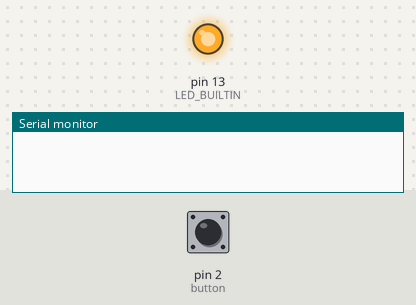
Recording of a program running on a simulated Arduino Uno, built with avr-gcc and run on an emulated ATmega328P. Parts: output pins drawn as LEDs (lit = HIGH), the last lines printed to the serial monitor. The inputs (shaded band) are chosen by the test bench; at power-on: pin 2 (button) HIGH.

Above: at 1.2 s.
1.3 s: pin 2 (button) pulled LOW for 0.15 s
At 1.8 s:
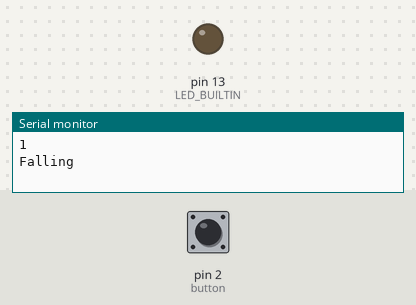
2.9 s: pin 2 (button) pulled LOW for 1 s
At 4.2 s:
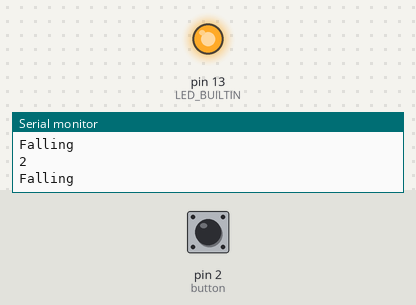
5.4 s: pin 2 (button) pulled LOW for 3.2 s
At 6.1 s:
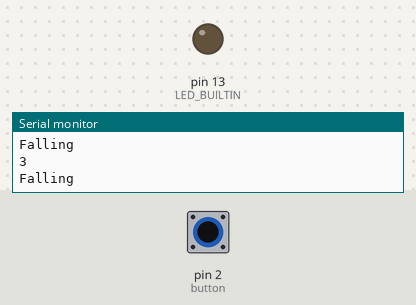
Timing chart, 0 to 8.4 s (numbered marks = the images above; inputs shaded):
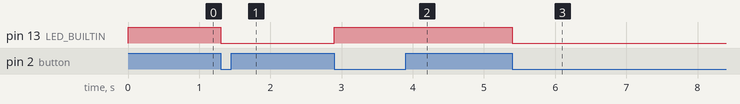

The program:

main.cpp
```cpp
#include <Arduino.h>
#include <TimerOne.h>
#define button 2

bool newState = HIGH;
bool oldState = newState;
int number = 0;

//void checkButton() {
//  if(oldState != newState) {
//    oldState = newState;
//  }
//}

void changeLights() {
//  if(digitalRead(oldState) != digitalRead(newState)) {
    digitalWrite(LED_BUILTIN, newState);
    newState = !newState;
    number = number + 1;
    Serial.println(number);
    Serial.println("Falling");
    delayMicroseconds(32);
//  }
}

void setup() {
  pinMode(button, INPUT_PULLUP);
  pinMode(LED_BUILTIN, OUTPUT);
  digitalWrite(LED_BUILTIN, newState);
  newState = !newState;
//  Timer1.initialize(30000);
//  Timer1.attachInterrupt(checkButton);
  attachInterrupt(digitalPinToInterrupt(button), changeLights, FALLING);
  Serial.begin(9600);
}

void loop() {

}
```

Measured:
- after the input at 1.3 s, pin 13 (LED_BUILTIN): HIGH → LOW at once
- after the input at 2.9 s, pin 13 (LED_BUILTIN): LOW → HIGH at once
- after the input at 5.4 s, pin 13 (LED_BUILTIN): HIGH → LOW at once
